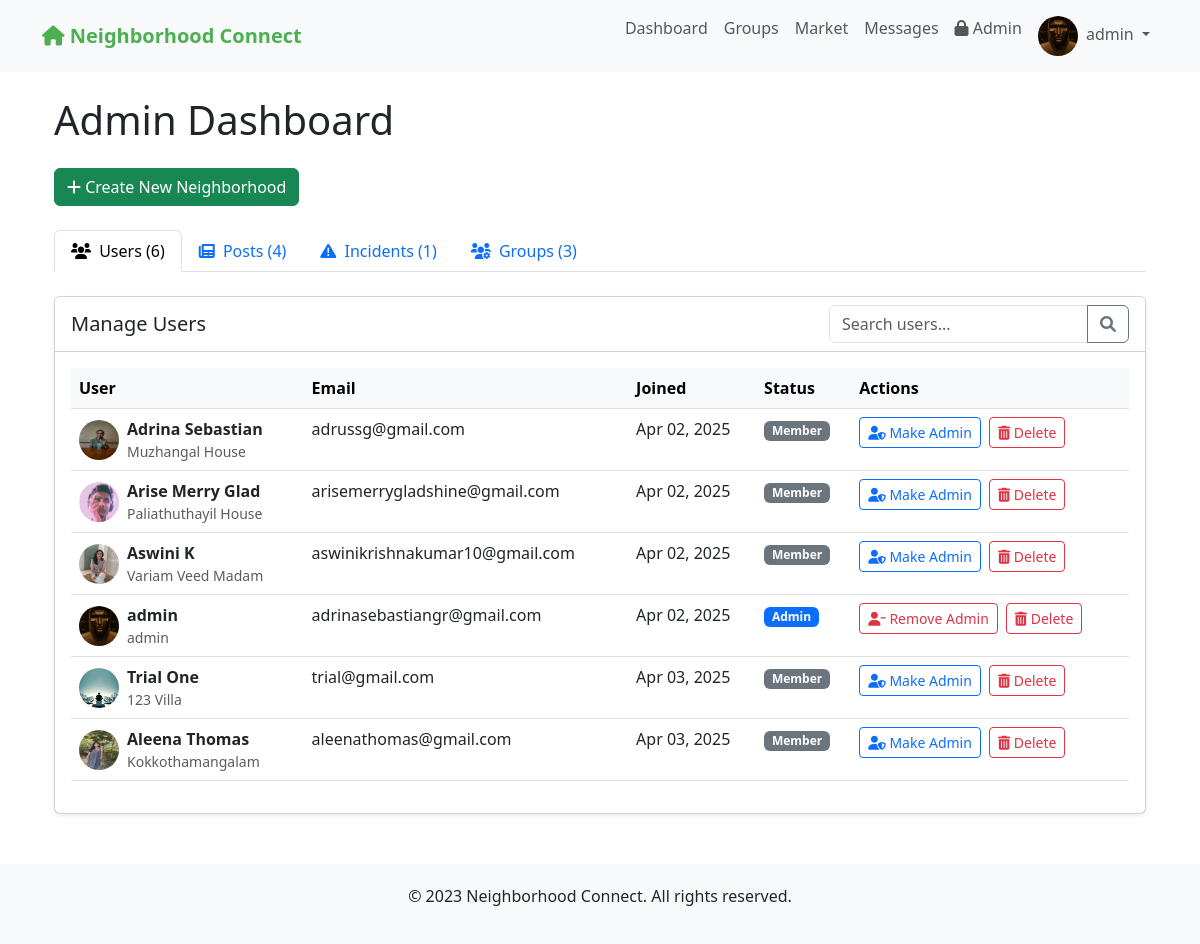
/admin (signed in), run on the app's committed database.
### app.py (models this page shows)
class User(UserMixin, db.Model):
    id = db.Column(db.Integer, primary_key=True)
    email = db.Column(db.String(100), unique=True, nullable=False)
    password = db.Column(db.String(200), nullable=False)
    name = db.Column(db.String(100), nullable=False)
    address = db.Column(db.String(200), nullable=False)
    neighborhood_id = db.Column(db.Integer, db.ForeignKey('neighborhood.id'), nullable=False)
    profile_pic = db.Column(db.String(200), default='default.jpg')
    created_at = db.Column(db.DateTime, default=datetime.utcnow)
    is_admin = db.Column(db.Boolean, default=False)
    posts = db.relationship('Post', backref='author', lazy=True)
    comments = db.relationship('Comment', backref='author', lazy=True)
    incidents = db.relationship('Incident', backref='reporter', lazy=True)
    group_memberships = db.relationship('GroupMember', backref='user', lazy=True)

### app.py (the view)
@app.route('/admin')
@login_required
def admin_dashboard():
    if not current_user.is_admin:
        abort(403)
    users = User.query.filter_by(neighborhood_id=current_user.neighborhood_id).all()
    posts = Post.query.filter_by(neighborhood_id=current_user.neighborhood_id).all()
    incidents = Incident.query.filter_by(neighborhood_id=current_user.neighborhood_id).all()
    groups = Group.query.filter_by(neighborhood_id=current_user.neighborhood_id).all()
    return render_template('admin_dashboard.html',
                         users=users,
                         posts=posts,
                         incidents=incidents,
                         groups=groups)

### app.py (called while the page is built)
@login_manager.user_loader
def load_user(user_id):
    return User.query.get(int(user_id))

@app.before_request
def before_request():
    if current_user.is_authenticated:
        g.unread_count = Message.query.filter_by(
            receiver_id=current_user.id,
            is_read=False
        ).count()

@app.context_processor
def inject_unread_count():
    if current_user.is_authenticated:
        return {'unread_message_count': getattr(g, 'unread_count', 0)}
    return {}

### templates/admin_dashboard.html (shortened to what this page needs)
{% extends "base.html" %}
{% block content %}
<div class="container-fluid">
    <h1 class="mb-4">Admin Dashboard</h1>
    <div class="mb-4">
    <a href="{{ url_for('create_neighborhood') }}" class="btn btn-success">
        <i class="fas fa-plus"></i> Create New Neighborhood
    </a>
</div>
    <ul class="nav nav-tabs mb-4" id="adminTabs" role="tablist">
        <li class="nav-item" role="presentation">
            <button class="nav-link active" id="users-tab" data-bs-toggle="tab" data-bs-target="#users" type="button">
                <i class="fas fa-users me-1"></i> Users ({{ users|length }})
            </button>
        </li>
        <li class="nav-item" role="presentation">
            <button class="nav-link" id="posts-tab" data-bs-toggle="tab" data-bs-target="#posts" type="button">
                <i class="fas fa-newspaper me-1"></i> Posts ({{ posts|length }})
            </button>
        </li>
        <li class="nav-item" role="presentation">
            <button class="nav-link" id="incidents-tab" data-bs-toggle="tab" data-bs-target="#incidents" type="button">
                <i class="fas fa-exclamation-triangle me-1"></i> Incidents ({{ incidents|length }})
            </button>
        </li>
        <li class="nav-item" role="presentation">
            <button class="nav-link" id="groups-tab" data-bs-toggle="tab" data-bs-target="#groups" type="button">
                <i class="fas fa-users-cog me-1"></i> Groups ({{ groups|length }})
            </button>
        </li>
    </ul>
    <div class="tab-content" id="adminTabsContent">
        <div class="tab-pane fade show active" id="users" role="tabpanel">
            <div class="card shadow-sm">
                <div class="card-header bg-white">
                    <div class="d-flex justify-content-between align-items-center">
                        <h5 class="mb-0">Manage Users</h5>
                        <div class="input-group" style="width: 300px;">
                            <input type="text" class="form-control" placeholder="Search users...">
                            <button class="btn btn-outline-secondary" type="button">
                                <i class="fas fa-search"></i>
                            </button>
                        </div>
                    </div>
                </div>
                <div class="card-body">
                    <div class="table-responsive">
                        <table class="table table-hover">
                            <thead class="table-light">
                                <tr>
                                    <th>User</th>
                                    <th>Email</th>
                                    <th>Joined</th>
                                    <th>Status</th>
                                    <th>Actions</th>
                                </tr>
                            </thead>
                            <tbody>
                                {% for user in users %}
                                <tr>
                                    <td>
                                        <div class="d-flex align-items-center">
                                            <img src="{{ url_for('static', filename='uploads/' + user.profile_pic) }}"
                                                 class="rounded-circle me-2"
                                                 width="40"
                                                 height="40"
                                                 alt="{{ user.name }}">
                                            <div>
                                                <strong>{{ user.name }}</strong>
                                                <div class="text-muted small">{{ user.address }}</div>
                                            </div>
                                        </div>
                                    </td>
                                    <td>{{ user.email }}</td>
                                    <td>{{ user.created_at.strftime('%b %d, %Y') }}</td>
                                    <td>
                                        {% if user.is_admin %}
                                            <span class="badge bg-primary">Admin</span>
                                        {% else %}
                                            <span class="badge bg-secondary">Member</span>
                                        {% endif %}
                                    </td>
                                    <td>
                                        <div class="d-flex">
                                            <form method="POST" action="{{ url_for('toggle_admin', user_id=user.id) }}" class="me-2">
                                                <button type="submit" class="btn btn-sm btn-{% if user.is_admin %}outline-danger{% else %}outline-primary{% endif %}">
                                                    {% if user.is_admin %}
                                                        <i class="fas fa-user-minus"></i> Remove Admin
                                                    {% else %}
                                                        <i class="fas fa-user-shield"></i> Make Admin
                                                    {% endif %}
                                                </button>
                                            </form>
                                            <form method="POST" action="{{ url_for('delete_user', user_id=user.id) }}" onsubmit="return confirm('Are you sure you want to delete this user?');">
                                                <button type="submit" class="btn btn-sm btn-outline-danger">
                                                    <i class="fas fa-trash-alt"></i> Delete
                                                </button>
                                            </form>
                                        </div>
                                    </td>
                                </tr>
                                {% endfor %}
                            </tbody>
                        </table>
                    </div>
                </div>
            </div>
        </div>
    </div>
</div>
{% endblock %}

### templates/base.html (shortened to what this page needs)
<!DOCTYPE html>
<html lang="en">
<head>
    <link rel="stylesheet" href="https://cdn.jsdelivr.net/npm/bootstrap@5.3.0/dist/css/bootstrap.min.css">
    <link rel="stylesheet" href="https://cdnjs.cloudflare.com/ajax/libs/font-awesome/6.0.0-beta3/css/all.min.css">
</head>
<body>
    <nav class="navbar navbar-expand-lg navbar-light bg-light">
        <div class="container">
            <a class="navbar-brand" href="{{ url_for('index') }}">
                <i class="fas fa-home"></i> Neighborhood Connect
            </a>
            <div class="collapse navbar-collapse" id="navbarNav">
                <ul class="navbar-nav ms-auto">
                    {% if current_user.is_authenticated %}
                        <li class="nav-item">
                            <a class="nav-link" href="{{ url_for('dashboard') }}">Dashboard</a>
                        </li>
                        <li class="nav-item">
                            <a class="nav-link" href="{{ url_for('groups') }}">Groups</a>
                        </li>
                        <li class="nav-item">
                            <a class="nav-link" href="{{ url_for('market') }}">Market</a>
                        </li>
                        <li class="nav-item">
                            <a class="nav-link" href="{{ url_for('messages') }}">
                                Messages
                            </a>
                        </li>
                        {% if current_user.is_admin %}
<li class="nav-item">
    <a class="nav-link" href="{{ url_for('admin_dashboard') }}">
        <i class="fas fa-lock"></i> Admin
    </a>
</li>
{% endif %}
                        <li class="nav-item dropdown">
                            <a class="nav-link dropdown-toggle" href="#" id="navbarDropdown" role="button" data-bs-toggle="dropdown" aria-expanded="false">
                                <img src="{{ url_for('static', filename='uploads/' + current_user.profile_pic) }}" alt="Profile" class="profile-img me-1">
                                {{ current_user.name }}
                            </a>
                        </li>
                    {% endif %}
                </ul>
            </div>
        </div>
    </nav>
    <div class="container mt-4">
        {% block content %}{% endblock %}
    </div>
    <footer class="footer">
        <div class="container">
            <p>&copy; 2023 Neighborhood Connect. All rights reserved.</p>
        </div>
    </footer>
</body>
</html>

### templates/base.html (style rules this page uses)
.navbar-brand { font-weight: bold; color: #4CAF50 !important; }
.card { margin-bottom: 20px; box-shadow: 0 4px 8px rgba(0,0,0,0.1); }
.profile-img { width: 40px; height: 40px; border-radius: 50%; object-fit: cover; }
.footer { margin-top: 50px; padding: 20px 0; background-color: #f8f9fa; text-align: center; }

### data on the page
User: profile_pic (picture), name "admin", address "admin", email "adrinasebastiangr@gmail.com", created_at "Apr 02, 2025", is_admin "Admin"
User: profile_pic (picture), name "Adrina Sebastian", address "Muzhangal House", email "adrussg@gmail.com", created_at "Apr 02, 2025", is_admin "Member"
User: profile_pic (picture), name "Arise Merry Glad", address "Paliathuthayil House", email "arisemerrygladshine@gmail.com", created_at "Apr 02, 2025", is_admin "Member"
User: profile_pic (picture), name "Aswini K", address "Variam Veed Madam", email "aswinikrishnakumar10@gmail.com", created_at "Apr 02, 2025", is_admin "Member"
User: profile_pic (picture), name "Trial One", address "123 Villa", email "trial@gmail.com", created_at "Apr 03, 2025", is_admin "Member"
User: profile_pic (picture), name "Aleena Thomas", address "Kokkothamangalam", email "aleenathomas@gmail.com", created_at "Apr 03, 2025", is_admin "Member"

### other printed values
{{ users|length }} "6"
{{ posts|length }} "4"
{{ incidents|length }} "1"
{{ groups|length }} "3"
